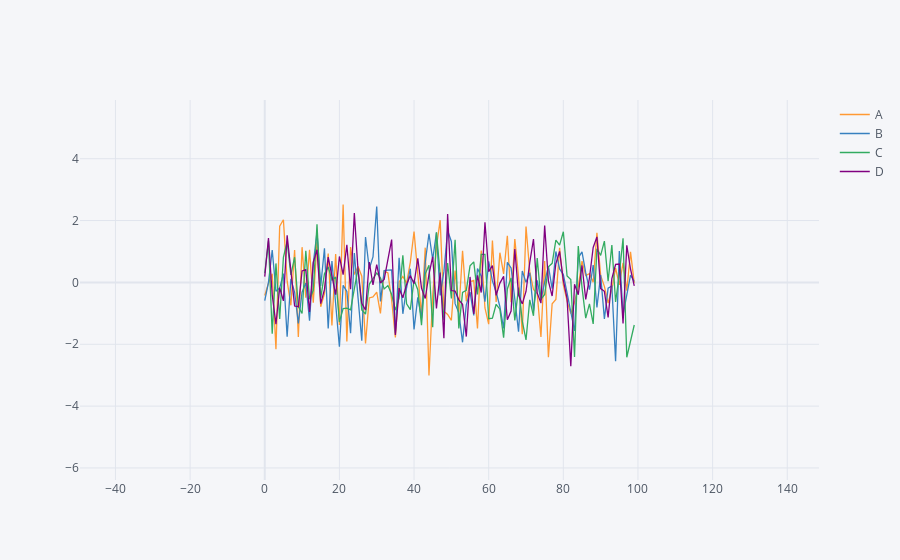

Write notebook code for a chart like this one.
### Markdown cell above
### `scatter`

### Code cell
df.iplot(kind = 'scatter')
